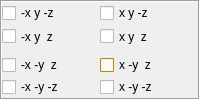
          <widget class="QFrame" name="stereFrame">
           <property name="sizePolicy">
            <sizepolicy hsizetype="Preferred" vsizetype="Expanding">
             <horstretch>0</horstretch>
             <verstretch>0</verstretch>
            </sizepolicy>
           </property>
           <property name="minimumSize">
            <size>
             <width>140</width>
             <height>100</height>
            </size>
           </property>
           <property name="maximumSize">
            <size>
             <width>16777215</width>
             <height>16777215</height>
            </size>
           </property>
           <property name="frameShape">
            <enum>QFrame::Box</enum>
           </property>
           <property name="frameShadow">
            <enum>QFrame::Sunken</enum>
           </property>
           <property name="lineWidth">
            <number>1</number>
           </property>
           <layout class="QVBoxLayout" name="verticalLayout">
            <property name="spacing">
             <number>7</number>
            </property>
            <property name="leftMargin">
             <number>0</number>
            </property>
            <property name="topMargin">
             <number>1</number>
            </property>
            <property name="rightMargin">
             <number>0</number>
            </property>
            <property name="bottomMargin">
             <number>1</number>
            </property>
            <item>
             <layout class="QVBoxLayout" name="upStereLayout">
              <property name="spacing">
               <number>2</number>
              </property>
              <property name="topMargin">
               <number>0</number>
              </property>
              <item>
               <layout class="QHBoxLayout" name="upBackStere">
                <property name="spacing">
                 <number>0</number>
                </property>
                <property name="topMargin">
                 <number>0</number>
                </property>
                <item>
                 <widget class="QCheckBox" name="upBackLeftStere">
                  <property name="font">
                   <font>
                    <pointsize>9</pointsize>
                   </font>
                  </property>
                  <property name="text">
                   <string>-x y -z</string>
                  </property>
                  <property name="checked">
                   <bool>false</bool>
                  </property>
                 </widget>
                </item>
                <item>
                 <widget class="QCheckBox" name="upBackRightStere">
                  <property name="font">
                   <font>
                    <pointsize>9</pointsize>
                   </font>
                  </property>
                  <property name="text">
                   <string>x y -z</string>
                  </property>
                  <property name="checked">
                   <bool>false</bool>
                  </property>
                 </widget>
                </item>
               </layout>
              </item>
              <item>
               <layout class="QHBoxLayout" name="upFrontStere">
                <property name="spacing">
                 <number>0</number>
                </property>
                <property name="topMargin">
                 <number>0</number>
                </property>
                <item>
                 <widget class="QCheckBox" name="upFrontLeftStere">
                  <property name="sizePolicy">
                   <sizepolicy hsizetype="Minimum" vsizetype="Minimum">
                    <horstretch>0</horstretch>
                    <verstretch>0</verstretch>
                   </sizepolicy>
                  </property>
                  <property name="font">
                   <font>
                    <pointsize>9</pointsize>
                   </font>
                  </property>
                  <property name="text">
                   <string>-x y  z</string>
                  </property>
                  <property name="checked">
                   <bool>false</bool>
                  </property>
                 </widget>
                </item>
                <item>
                 <widget class="QCheckBox" name="upFrontRightStere">
                  <property name="sizePolicy">
                   <sizepolicy hsizetype="Minimum" vsizetype="Minimum">
                    <horstretch>0</horstretch>
                    <verstretch>0</verstretch>
                   </sizepolicy>
                  </property>
                  <property name="font">
                   <font>
                    <pointsize>9</pointsize>
                   </font>
                  </property>
                  <property name="text">
                   <string>x y  z</string>
                  </property>
                  <property name="checked">
                   <bool>false</bool>
                  </property>
                 </widget>
                </item>
               </layout>
              </item>
             </layout>
            </item>
            <item>
             <layout class="QVBoxLayout" name="downStereLayout">
              <property name="spacing">
               <number>2</number>
              </property>
              <property name="topMargin">
               <number>0</number>
              </property>
              <item>
               <layout class="QHBoxLayout" name="downFrontStere">
                <property name="spacing">
                 <number>0</number>
                </property>
                <property name="topMargin">
                 <number>0</number>
                </property>
                <item>
                 <widget class="QCheckBox" name="downFrontLeftStere">
                  <property name="font">
                   <font>
                    <pointsize>9</pointsize>
                   </font>
                  </property>
                  <property name="text">
                   <string>-x -y  z</string>
                  </property>
                  <property name="checked">
                   <bool>false</bool>
                  </property>
                 </widget>
                </item>
                <item>
                 <widget class="QCheckBox" name="downFrontRightStere">
                  <property name="palette">
                   <palette>
                    <active>
                     <colorrole role="WindowText">
                      <brush brushstyle="SolidPattern">
                       <color alpha="255">
                        <red>0</red>
                        <green>0</green>
                        <blue>0</blue>
                       </color>
                      </brush>
                     </colorrole>
                     <colorrole role="Button">
                      <brush brushstyle="SolidPattern">
                       <color alpha="255">
                        <red>255</red>
                        <green>0</green>
                        <blue>0</blue>
                       </color>
                      </brush>
                     </colorrole>
                     <colorrole role="Light">
                      <brush brushstyle="SolidPattern">
                       <color alpha="255">
                        <red>255</red>
                        <green>213</green>
                        <blue>127</blue>
                       </color>
                      </brush>
                     </colorrole>
                     <colorrole role="Midlight">
                      <brush brushstyle="SolidPattern">
                       <color alpha="255">
                        <red>255</red>
                        <green>191</green>
                        <blue>63</blue>
                       </color>
                      </brush>
                     </colorrole>
                     <colorrole role="Dark">
                      <brush brushstyle="SolidPattern">
                       <color alpha="255">
                        <red>127</red>
                        <green>85</green>
                        <blue>0</blue>
                       </color>
                      </brush>
                     </colorrole>
                     <colorrole role="Mid">
                      <brush brushstyle="SolidPattern">
                       <color alpha="255">
                        <red>170</red>
                        <green>113</green>
                        <blue>0</blue>
                       </color>
                      </brush>
                     </colorrole>
                     <colorrole role="Text">
                      <brush brushstyle="SolidPattern">
                       <color alpha="255">
                        <red>0</red>
                        <green>0</green>
                        <blue>0</blue>
                       </color>
                      </brush>
                     </colorrole>
                     <colorrole role="BrightText">
                      <brush brushstyle="SolidPattern">
                       <color alpha="255">
                        <red>255</red>
                        <green>255</green>
                        <blue>255</blue>
                       </color>
                      </brush>
                     </colorrole>
                     <colorrole role="ButtonText">
                      <brush brushstyle="SolidPattern">
                       <color alpha="255">
                        <red>0</red>
                        <green>0</green>
                        <blue>0</blue>
                       </color>
                      </brush>
                     </colorrole>
                     <colorrole role="Base">
                      <brush brushstyle="SolidPattern">
                       <color alpha="255">
                        <red>255</red>
                        <green>255</green>
                        <blue>255</blue>
                       </color>
                      </brush>
                     </colorrole>
                     <colorrole role="Window">
                      <brush brushstyle="SolidPattern">
                       <color alpha="255">
                        <red>255</red>
                        <green>170</green>
                        <blue>0</blue>
                       </color>
                      </brush>
                     </colorrole>
                     <colorrole role="Shadow">
                      <brush brushstyle="SolidPattern">
                       <color alpha="255">
                        <red>0</red>
                        <green>0</green>
                        <blue>0</blue>
                       </color>
                      </brush>
                     </colorrole>
                     <colorrole role="AlternateBase">
                      <brush brushstyle="SolidPattern">
                       <color alpha="255">
                        <red>255</red>
                        <green>212</green>
                        <blue>127</blue>
                       </color>
                      </brush>
                     </colorrole>
                     <colorrole role="ToolTipBase">
                      <brush brushstyle="SolidPattern">
                       <color alpha="255">
                        <red>255</red>
                        <green>255</green>
                        <blue>220</blue>
                       </color>
                      </brush>
                     </colorrole>
                     <colorrole role="ToolTipText">
                      <brush brushstyle="SolidPattern">
                       <color alpha="255">
                        <red>0</red>
                        <green>0</green>
                        <blue>0</blue>
                       </color>
                      </brush>
                     </colorrole>
                    </active>
                    <inactive>
                     <colorrole role="WindowText">
                      <brush brushstyle="SolidPattern">
                       <color alpha="255">
                        <red>0</red>
                        <green>0</green>
                        <blue>0</blue>
                       </color>
                      </brush>
                     </colorrole>
                     <colorrole role="Button">
                      <brush brushstyle="SolidPattern">
                       <color alpha="255">
                        <red>255</red>
                        <green>0</green>
                        <blue>0</blue>
                       </color>
                      </brush>
                     </colorrole>
                     <colorrole role="Light">
                      <brush brushstyle="SolidPattern">
                       <color alpha="255">
                        <red>255</red>
                        <green>213</green>
                        <blue>127</blue>
                       </color>
                      </brush>
                     </colorrole>
                     <colorrole role="Midlight">
                      <brush brushstyle="SolidPattern">
                       <color alpha="255">
                        <red>255</red>
                        <green>191</green>
                        <blue>63</blue>
                       </color>
                      </brush>
                     </colorrole>
                     <colorrole role="Dark">
                      <brush brushstyle="SolidPattern">
                       <color alpha="255">
                        <red>127</red>
                        <green>85</green>
                        <blue>0</blue>
                       </color>
                      </brush>
                     </colorrole>
                     <colorrole role="Mid">
                      <brush brushstyle="SolidPattern">
                       <color alpha="255">
                        <red>170</red>
                        <green>113</green>
                        <blue>0</blue>
                       </color>
                      </brush>
                     </colorrole>
                     <colorrole role="Text">
                      <brush brushstyle="SolidPattern">
                       <color alpha="255">
                        <red>0</red>
                        <green>0</green>
                        <blue>0</blue>
                       </color>
                      </brush>
                     </colorrole>
                     <colorrole role="BrightText">
                      <brush brushstyle="SolidPattern">
                       <color alpha="255">
                        <red>255</red>
                        <green>255</green>
                        <blue>255</blue>
                       </color>
                      </brush>
                     </colorrole>
                     <colorrole role="ButtonText">
                      <brush brushstyle="SolidPattern">
                       <color alpha="255">
                        <red>0</red>
                        <green>0</green>
                        <blue>0</blue>
                       </color>
                      </brush>
                     </colorrole>
                     <colorrole role="Base">
                      <brush brushstyle="SolidPattern">
                       <color alpha="255">
                        <red>255</red>
                        <green>255</green>
                        <blue>255</blue>
                       </color>
                      </brush>
                     </colorrole>
                     <colorrole role="Window">
                      <brush brushstyle="SolidPattern">
                       <color alpha="255">
                        <red>255</red>
                        <green>170</green>
                        <blue>0</blue>
                       </color>
                      </brush>
                     </colorrole>
                     <colorrole role="Shadow">
                      <brush brushstyle="SolidPattern">
                       <color alpha="255">
                        <red>0</red>
                        <green>0</green>
                        <blue>0</blue>
                       </color>
                      </brush>
                     </colorrole>
                     <colorrole role="AlternateBase">
                      <brush brushstyle="SolidPattern">
                       <color alpha="255">
                        <red>255</red>
                        <green>212</green>
                        <blue>127</blue>
                       </color>
                      </brush>
                     </colorrole>
                     <colorrole role="ToolTipBase">
                      <brush brushstyle="SolidPattern">
                       <color alpha="255">
                        <red>255</red>
                        <green>255</green>
                        <blue>220</blue>
                       </color>
                      </brush>
                     </colorrole>
                     <colorrole role="ToolTipText">
                      <brush brushstyle="SolidPattern">
                       <color alpha="255">
                        <red>0</red>
                        <green>0</green>
                        <blue>0</blue>
                       </color>
                      </brush>
                     </colorrole>
                    </inactive>
                    <disabled>
                     <colorrole role="WindowText">
                      <brush brushstyle="SolidPattern">
                       <color alpha="255">
                        <red>127</red>
                        <green>85</green>
                        <blue>0</blue>
                       </color>
                      </brush>
                     </colorrole>
                     <colorrole role="Button">
                      <brush brushstyle="SolidPattern">
                       <color alpha="255">
                        <red>255</red>
                        <green>0</green>
                        <blue>0</blue>
                       </color>
                      </brush>
                     </colorrole>
                     <colorrole role="Light">
                      <brush brushstyle="SolidPattern">
                       <color alpha="255">
                        <red>255</red>
                        <green>213</green>
                        <blue>127</blue>
                       </color>
                      </brush>
                     </colorrole>
                     <colorrole role="Midlight">
                      <brush brushstyle="SolidPattern">
                       <color alpha="255">
                        <red>255</red>
                        <green>191</green>
                        <blue>63</blue>
                       </color>
                      </brush>
                     </colorrole>
                     <colorrole role="Dark">
                      <brush brushstyle="SolidPattern">
                       <color alpha="255">
                        <red>127</red>
                        <green>85</green>
                        <blue>0</blue>
                       </color>
                      </brush>
                     </colorrole>
                     <colorrole role="Mid">
                      <brush brushstyle="SolidPattern">
                       <color alpha="255">
                        <red>170</red>
                        <green>113</green>
                        <blue>0</blue>
                       </color>
                      </brush>
                     </colorrole>
                     <colorrole role="Text">
                      <brush brushstyle="SolidPattern">
                       <color alpha="255">
                        <red>127</red>
                        <green>85</green>
                        <blue>0</blue>
                       </color>
                      </brush>
                     </colorrole>
                     <colorrole role="BrightText">
                      <brush brushstyle="SolidPattern">
                       <color alpha="255">
                        <red>255</red>
                        <green>255</green>
                        <blue>255</blue>
                       </color>
                      </brush>
                     </colorrole>
                     <colorrole role="ButtonText">
                      <brush brushstyle="SolidPattern">
                       <color alpha="255">
                        <red>127</red>
                        <green>85</green>
                        <blue>0</blue>
                       </color>
                      </brush>
                     </colorrole>
                     <colorrole role="Base">
                      <brush brushstyle="SolidPattern">
                       <color alpha="255">
                        <red>255</red>
                        <green>170</green>
                        <blue>0</blue>
                       </color>
                      </brush>
                     </colorrole>
                     <colorrole role="Window">
                      <brush brushstyle="SolidPattern">
                       <color alpha="255">
                        <red>255</red>
                        <green>170</green>
                        <blue>0</blue>
                       </color>
                      </brush>
                     </colorrole>
                     <colorrole role="Shadow">
                      <brush brushstyle="SolidPattern">
                       <color alpha="255">
                        <red>0</red>
                        <green>0</green>
                        <blue>0</blue>
                       </color>
                      </brush>
                     </colorrole>
                     <colorrole role="AlternateBase">
                      <brush brushstyle="SolidPattern">
                       <color alpha="255">
                        <red>255</red>
                        <green>170</green>
                        <blue>0</blue>
                       </color>
                      </brush>
                     </colorrole>
                     <colorrole role="ToolTipBase">
                      <brush brushstyle="SolidPattern">
                       <color alpha="255">
                        <red>255</red>
                        <green>255</green>
                        <blue>220</blue>
                       </color>
                      </brush>
                     </colorrole>
                     <colorrole role="ToolTipText">
                      <brush brushstyle="SolidPattern">
                       <color alpha="255">
                        <red>0</red>
                        <green>0</green>
                        <blue>0</blue>
                       </color>
                      </brush>
                     </colorrole>
                    </disabled>
                   </palette>
                  </property>
                  <property name="font">
                   <font>
                    <pointsize>9</pointsize>
                   </font>
                  </property>
                  <property name="text">
                   <string>x -y  z</string>
                  </property>
                  <property name="checked">
                   <bool>false</bool>
                  </property>
                 </widget>
                </item>
               </layout>
              </item>
              <item>
               <layout class="QHBoxLayout" name="downBackStere">
                <property name="spacing">
                 <number>0</number>
                </property>
                <property name="topMargin">
                 <number>0</number>
                </property>
                <item>
                 <widget class="QCheckBox" name="downBackLeftStere">
                  <property name="font">
                   <font>
                    <pointsize>9</pointsize>
                   </font>
                  </property>
                  <property name="text">
                   <string>-x -y -z</string>
                  </property>
                  <property name="checked">
                   <bool>false</bool>
                  </property>
                 </widget>
                </item>
                <item>
                 <widget class="QCheckBox" name="downBackRightStere">
                  <property name="font">
                   <font>
                    <pointsize>9</pointsize>
                   </font>
                  </property>
                  <property name="text">
                   <string>x -y -z</string>
                  </property>
                  <property name="checked">
                   <bool>false</bool>
                  </property>
                 </widget>
                </item>
               </layout>
              </item>
             </layout>
            </item>
           </layout>
          </widget>
